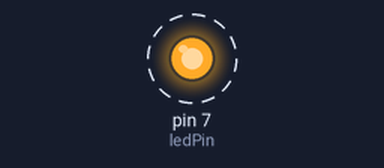
Simulated run of this sketch. Board: Arduino Uno, built with avr-gcc and run on an emulated ATmega328P. Shown: output pins drawn as LEDs (lit = HIGH). Dashed ring = blinking.

Above: at 0.05 s.
Timing chart, 0 to 3.0 s (numbered marks = the images above):
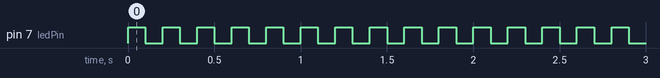

The sketch:

Week02_1_LED_OnOFF.ino
```cpp
int ledPin = 7; // ledPin을 7번으로 정의

void setup() {
  pinMode(ledPin, OUTPUT);    //ledPin을 출력으로 설정
}

void loop() {
  digitalWrite(ledPin, HIGH); //LED ON
  delay(100);                //1초 대기
  digitalWrite(ledPin, LOW);  //LED OFF
  delay(100);                //1초 대기
}
```

Measured:
- by itself, pin 7 (ledPin): alternates HIGH for 0.10 s and LOW for 0.10 s
